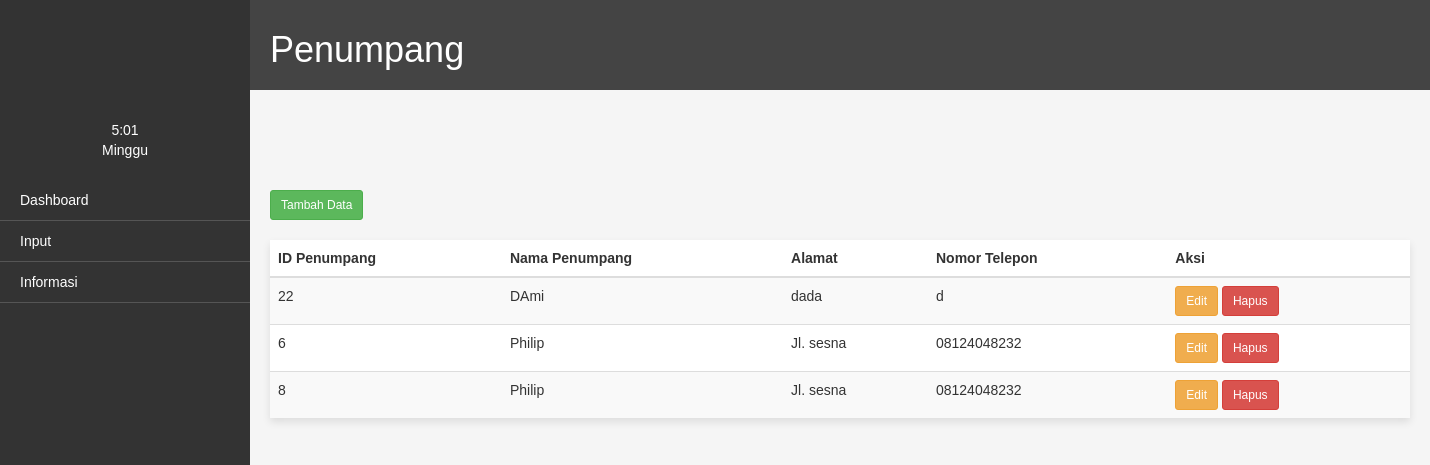
/index.php/penumpang_ctrl, run on the app's committed database.
### tables this page shows
CREATE TABLE `penumpang` (
  `id_penumpang` varchar(255) NOT NULL,
  `nama_penumpang` varchar(50) DEFAULT NULL,
  `alamat` varchar(100) DEFAULT NULL,
  `nomor_telepon` varchar(20) DEFAULT NULL
);

### application/controllers/Penumpang_ctrl.php (called while the page is built, shortened)
<?php
class Penumpang_ctrl extends CI_Controller
{
    public function __construct()
    {
        $this->load->model('Penumpang_model');
    }
    public function index()
    {
        $data['penumpang'] = $this->Penumpang_model->get_all_penumpang();
        $data['namaAdmin'] = $this->session->userdata('nama_admin');
        $this->load->view('daftar_penumpang', $data);
    }
}

### index.php (called while the page is built, shortened)
<?php
require_once BASEPATH.'core/CodeIgniter.php';

### application/models/penumpang_model.php (called while the page is built, shortened)
<?php
class Penumpang_model extends CI_Model {
    public function get_all_penumpang() {
        $query = $this->db->get('penumpang');
        return $query->result_array();
    }
}
?>

### application/views/daftar_penumpang.php (the view, shortened to what this page needs)
<!DOCTYPE html>
<html>
<head>
    <link rel="stylesheet" href="https://stackpath.bootstrapcdn.com/bootstrap/3.4.1/css/bootstrap.min.css">
</head>
<body>
    <div class="container-fluid">
        <div class="row">
            <div class="sidebar">
        <div class="beranda">
        <div style="color: #fff; text-align: center; padding-bottom: 20px;">
          <span id="current-time"></span>
          <div class="day" id="current-day"></div>
        </div>
        <ul>
            <li><a href="<?php echo base_url('/index.php/dashboard'); ?>">Dashboard</a></li>
            <li>
              <a href="">Input</a>
            <li>
              <a href="#">Informasi</a>
            </li>
</li>
          </ul>
      </div>
      </div>
            <div class="content">
                <div class="header">
          <h1>Penumpang</h1>
        </div>
                <div class="container">
                <a href="<?php echo base_url('index.php/penumpang_ctrl/input_penumpang'); ?>" class="btn btn-success btn-sm">Tambah Data</a> <br> <br>
<div class="card">
    <table class="table table-striped">
        <thead>
            <tr>
                <th>ID Penumpang</th>
                <th>Nama Penumpang</th>
                <th>Alamat</th>
                <th>Nomor Telepon</th>
                <th>Aksi</th>
            </tr>
        </thead>
        <tbody>
            <?php foreach ($penumpang as $row) { ?>
                <tr>
                    <td><?php echo $row['id_penumpang']; ?></td>
                    <td><?php echo $row['nama_penumpang']; ?></td>
                    <td><?php echo $row['alamat']; ?></td>
                    <td><?php echo $row['nomor_telepon']; ?></td>
                    <td>
                        <a href="<?php echo base_url('index.php/Penumpang_ctrl/edit/' . $row['id_penumpang']); ?>" class="btn btn-warning btn-sm">Edit</a>
                        <a href="<?php echo base_url('index.php/Penumpang_ctrl/delete/' . $row['id_penumpang']); ?>" class="btn btn-danger btn-sm" onclick="return confirmDelete()">Hapus</a>
                    </td>
                </tr>
            <?php } ?>
        </tbody>
    </table>
</div>
</body>
</html>

### application/views/daftar_penumpang.php (style rules this page uses)
body, html { margin: 0; padding: 0; font-family: Arial, sans-serif; background-color: whitesmoke; }
.container { padding-top: 100px; }
.sidebar { position: fixed; top: 0; left: 0; height: 100%; width: 250px; background-color: #333; color: #fff; padding-top: 20px; }
.sidebar ul { list-style: none; padding-left: 0; }
.sidebar ul li { padding: 10px 20px; border-bottom: 1px solid #555; }
.sidebar ul li a { color: #fff; text-decoration: none; }
.header { width: 100%; box-sizing: border-box; display: flex; justify-content: space-between; align-items: center; padding: 10px 20px; background-color: #444; color: #fff; }
.content { padding: 0px; margin-left: 250px; }
.card { width: 100%; border-radius: 0px; box-shadow: 0 4px 8px rgba(0,0,0,0.1); transition: box-shadow 0.3s ease-in-out; background-color: #fff; }
.beranda { padding-top: 100px; }

### data on the page
penumpang: id_penumpang "22", nama_penumpang "DAmi", alamat "dada", nomor_telepon "d"
penumpang: id_penumpang "6", nama_penumpang "Philip", alamat "Jl. sesna", nomor_telepon "08124048232"
penumpang: id_penumpang "8", nama_penumpang "Philip", alamat "Jl. sesna", nomor_telepon "08124048232"
